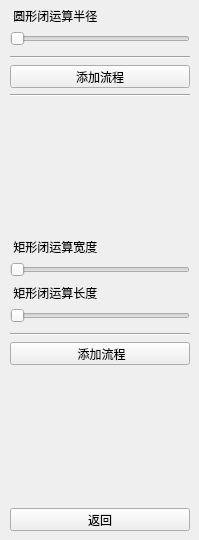
         <widget class="QWidget" name="page_21">
          <widget class="Line" name="line_31">
           <property name="geometry">
            <rect>
             <x>10</x>
             <y>333</y>
             <width>180</width>
             <height>3</height>
            </rect>
           </property>
           <property name="orientation">
            <enum>Qt::Horizontal</enum>
           </property>
          </widget>
          <widget class="QSlider" name="horizontalSlider_14">
           <property name="geometry">
            <rect>
             <x>10</x>
             <y>28</y>
             <width>180</width>
             <height>22</height>
            </rect>
           </property>
           <property name="minimum">
            <number>1</number>
           </property>
           <property name="orientation">
            <enum>Qt::Horizontal</enum>
           </property>
          </widget>
          <widget class="QLabel" name="label_24">
           <property name="geometry">
            <rect>
             <x>10</x>
             <y>241</y>
             <width>180</width>
             <height>12</height>
            </rect>
           </property>
           <property name="text">
            <string> 矩形闭运算宽度</string>
           </property>
          </widget>
          <widget class="Line" name="line_32">
           <property name="geometry">
            <rect>
             <x>10</x>
             <y>94</y>
             <width>180</width>
             <height>3</height>
            </rect>
           </property>
           <property name="orientation">
            <enum>Qt::Horizontal</enum>
           </property>
          </widget>
          <widget class="QLabel" name="label_25">
           <property name="geometry">
            <rect>
             <x>10</x>
             <y>287</y>
             <width>180</width>
             <height>12</height>
            </rect>
           </property>
           <property name="text">
            <string> 矩形闭运算长度</string>
           </property>
          </widget>
          <widget class="QPushButton" name="pushButton_30">
           <property name="geometry">
            <rect>
             <x>10</x>
             <y>508</y>
             <width>180</width>
             <height>23</height>
            </rect>
           </property>
           <property name="text">
            <string>返回</string>
           </property>
          </widget>
          <widget class="Line" name="line_33">
           <property name="geometry">
            <rect>
             <x>10</x>
             <y>56</y>
             <width>180</width>
             <height>3</height>
            </rect>
           </property>
           <property name="orientation">
            <enum>Qt::Horizontal</enum>
           </property>
          </widget>
          <widget class="QLabel" name="label_26">
           <property name="geometry">
            <rect>
             <x>10</x>
             <y>10</y>
             <width>180</width>
             <height>12</height>
            </rect>
           </property>
           <property name="text">
            <string> 圆形闭运算半径</string>
           </property>
          </widget>
          <widget class="QPushButton" name="pushButton_31">
           <property name="geometry">
            <rect>
             <x>10</x>
             <y>342</y>
             <width>180</width>
             <height>23</height>
            </rect>
           </property>
           <property name="text">
            <string> 添加流程</string>
           </property>
          </widget>
          <widget class="QPushButton" name="pushButton_32">
           <property name="geometry">
            <rect>
             <x>10</x>
             <y>65</y>
             <width>180</width>
             <height>23</height>
            </rect>
           </property>
           <property name="text">
            <string>添加流程</string>
           </property>
          </widget>
          <widget class="QSlider" name="horizontalSlider_15">
           <property name="geometry">
            <rect>
             <x>10</x>
             <y>259</y>
             <width>180</width>
             <height>22</height>
            </rect>
           </property>
           <property name="minimum">
            <number>1</number>
           </property>
           <property name="orientation">
            <enum>Qt::Horizontal</enum>
           </property>
          </widget>
          <widget class="QSlider" name="horizontalSlider_16">
           <property name="geometry">
            <rect>
             <x>10</x>
             <y>305</y>
             <width>180</width>
             <height>22</height>
            </rect>
           </property>
           <property name="minimum">
            <number>1</number>
           </property>
           <property name="orientation">
            <enum>Qt::Horizontal</enum>
           </property>
          </widget>
         </widget>
